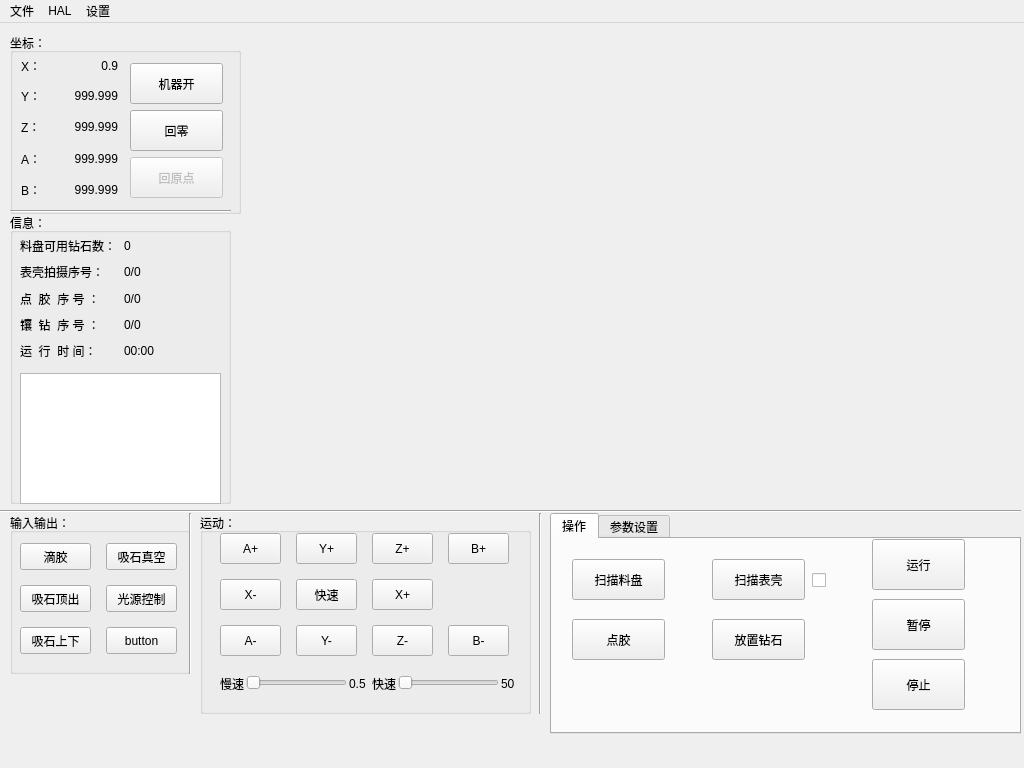
<?xml version="1.0" encoding="UTF-8"?>
<ui version="4.0">
 <class>WatchDiamondWidget</class>
 <widget class="QMainWindow" name="WatchDiamondWidget">
  <property name="geometry">
   <rect>
    <x>0</x>
    <y>0</y>
    <width>1024</width>
    <height>768</height>
   </rect>
  </property>
  <property name="windowTitle">
   <string>WatchDiamond</string>
  </property>
  <widget class="QWidget" name="centralwidget">
   <widget class="QWidget" name="wg_mark" native="true">
    <property name="geometry">
     <rect>
      <x>240</x>
      <y>0</y>
      <width>770</width>
      <height>475</height>
     </rect>
    </property>
   </widget>
   <widget class="QGroupBox" name="groupBox">
    <property name="geometry">
     <rect>
      <x>10</x>
      <y>10</y>
      <width>231</width>
      <height>181</height>
     </rect>
    </property>
    <property name="title">
     <string>坐标：</string>
    </property>
    <widget class="QWidget" name="gridLayoutWidget">
     <property name="geometry">
      <rect>
       <x>10</x>
       <y>20</y>
       <width>101</width>
       <height>151</height>
      </rect>
     </property>
     <layout class="QGridLayout" name="gridLayout">
      <property name="verticalSpacing">
       <number>3</number>
      </property>
      <item row="0" column="0">
       <widget class="QLabel" name="label">
        <property name="maximumSize">
         <size>
          <width>30</width>
          <height>25</height>
         </size>
        </property>
        <property name="text">
         <string>X：</string>
        </property>
       </widget>
      </item>
      <item row="1" column="0">
       <widget class="QLabel" name="label_2">
        <property name="text">
         <string>Y：</string>
        </property>
       </widget>
      </item>
      <item row="2" column="0">
       <widget class="QLabel" name="label_3">
        <property name="text">
         <string>Z：</string>
        </property>
       </widget>
      </item>
      <item row="3" column="0">
       <widget class="QLabel" name="label_4">
        <property name="text">
         <string>A：</string>
        </property>
       </widget>
      </item>
      <item row="4" column="0">
       <widget class="QLabel" name="label_5">
        <property name="text">
         <string>B：</string>
        </property>
       </widget>
      </item>
      <item row="0" column="1">
       <widget class="QLabel" name="lb_x">
        <property name="maximumSize">
         <size>
          <width>60</width>
          <height>25</height>
         </size>
        </property>
        <property name="text">
         <string>0.9</string>
        </property>
        <property name="alignment">
         <set>Qt::AlignRight|Qt::AlignTrailing|Qt::AlignVCenter</set>
        </property>
       </widget>
      </item>
      <item row="1" column="1">
       <widget class="QLabel" name="lb_y">
        <property name="text">
         <string>999.999</string>
        </property>
        <property name="alignment">
         <set>Qt::AlignRight|Qt::AlignTrailing|Qt::AlignVCenter</set>
        </property>
       </widget>
      </item>
      <item row="2" column="1">
       <widget class="QLabel" name="lb_z">
        <property name="text">
         <string>999.999</string>
        </property>
        <property name="alignment">
         <set>Qt::AlignRight|Qt::AlignTrailing|Qt::AlignVCenter</set>
        </property>
       </widget>
      </item>
      <item row="3" column="1">
       <widget class="QLabel" name="lb_a">
        <property name="text">
         <string>999.999</string>
        </property>
        <property name="alignment">
         <set>Qt::AlignRight|Qt::AlignTrailing|Qt::AlignVCenter</set>
        </property>
       </widget>
      </item>
      <item row="4" column="1">
       <widget class="QLabel" name="lb_b">
        <property name="text">
         <string>999.999</string>
        </property>
        <property name="alignment">
         <set>Qt::AlignRight|Qt::AlignTrailing|Qt::AlignVCenter</set>
        </property>
       </widget>
      </item>
     </layout>
    </widget>
    <widget class="QWidget" name="layoutWidget">
     <property name="geometry">
      <rect>
       <x>120</x>
       <y>30</y>
       <width>95</width>
       <height>137</height>
      </rect>
     </property>
     <layout class="QVBoxLayout" name="verticalLayout">
      <item>
       <widget class="QPushButton" name="bt_machineRun">
        <property name="enabled">
         <bool>true</bool>
        </property>
        <property name="minimumSize">
         <size>
          <width>93</width>
          <height>41</height>
         </size>
        </property>
        <property name="maximumSize">
         <size>
          <width>93</width>
          <height>41</height>
         </size>
        </property>
        <property name="text">
         <string>机器开</string>
        </property>
        <property name="checkable">
         <bool>true</bool>
        </property>
       </widget>
      </item>
      <item>
       <widget class="QPushButton" name="bt_home">
        <property name="minimumSize">
         <size>
          <width>93</width>
          <height>41</height>
         </size>
        </property>
        <property name="maximumSize">
         <size>
          <width>93</width>
          <height>41</height>
         </size>
        </property>
        <property name="text">
         <string>回零</string>
        </property>
       </widget>
      </item>
      <item>
       <widget class="QPushButton" name="bt_zero">
        <property name="enabled">
         <bool>false</bool>
        </property>
        <property name="minimumSize">
         <size>
          <width>93</width>
          <height>41</height>
         </size>
        </property>
        <property name="maximumSize">
         <size>
          <width>93</width>
          <height>41</height>
         </size>
        </property>
        <property name="text">
         <string>回原点</string>
        </property>
       </widget>
      </item>
     </layout>
    </widget>
    <widget class="Line" name="line">
     <property name="geometry">
      <rect>
       <x>-10</x>
       <y>170</y>
       <width>231</width>
       <height>16</height>
      </rect>
     </property>
     <property name="orientation">
      <enum>Qt::Horizontal</enum>
     </property>
    </widget>
   </widget>
   <widget class="QGroupBox" name="groupBox_2">
    <property name="geometry">
     <rect>
      <x>10</x>
      <y>190</y>
      <width>221</width>
      <height>291</height>
     </rect>
    </property>
    <property name="title">
     <string>信息：</string>
    </property>
    <widget class="QWidget" name="gridLayoutWidget_2">
     <property name="geometry">
      <rect>
       <x>10</x>
       <y>20</y>
       <width>201</width>
       <height>131</height>
      </rect>
     </property>
     <layout class="QGridLayout" name="gridLayout_2">
      <property name="verticalSpacing">
       <number>0</number>
      </property>
      <item row="0" column="0">
       <widget class="QLabel" name="label_11">
        <property name="text">
         <string>料盘可用钻石数：</string>
        </property>
       </widget>
      </item>
      <item row="1" column="0">
       <widget class="QLabel" name="label_12">
        <property name="text">
         <string>表壳拍摄序号：</string>
        </property>
       </widget>
      </item>
      <item row="2" column="0">
       <widget class="QLabel" name="label_13">
        <property name="text">
         <string>点  胶  序 号 ：</string>
        </property>
       </widget>
      </item>
      <item row="3" column="0">
       <widget class="QLabel" name="label_14">
        <property name="text">
         <string>镶  钻  序 号 ：</string>
        </property>
       </widget>
      </item>
      <item row="0" column="1">
       <widget class="QLabel" name="lb_diamondNum">
        <property name="text">
         <string>0</string>
        </property>
       </widget>
      </item>
      <item row="1" column="1">
       <widget class="QLabel" name="lb_watchIndex">
        <property name="text">
         <string>0/0</string>
        </property>
       </widget>
      </item>
      <item row="2" column="1">
       <widget class="QLabel" name="lb_glueIndex">
        <property name="text">
         <string>0/0</string>
        </property>
       </widget>
      </item>
      <item row="3" column="1">
       <widget class="QLabel" name="lb_holesIndex">
        <property name="text">
         <string>0/0</string>
        </property>
       </widget>
      </item>
      <item row="4" column="0">
       <widget class="QLabel" name="label_6">
        <property name="text">
         <string>运  行  时 间：</string>
        </property>
       </widget>
      </item>
      <item row="4" column="1">
       <widget class="QLabel" name="lb_runTime">
        <property name="text">
         <string>00:00</string>
        </property>
       </widget>
      </item>
     </layout>
    </widget>
    <widget class="QTextEdit" name="te_sysMessage">
     <property name="geometry">
      <rect>
       <x>10</x>
       <y>160</y>
       <width>201</width>
       <height>131</height>
      </rect>
     </property>
    </widget>
   </widget>
   <widget class="QGroupBox" name="groupBox_3">
    <property name="geometry">
     <rect>
      <x>10</x>
      <y>490</y>
      <width>181</width>
      <height>161</height>
     </rect>
    </property>
    <property name="title">
     <string>输入输出：</string>
    </property>
    <widget class="Line" name="line_3">
     <property name="geometry">
      <rect>
       <x>170</x>
       <y>0</y>
       <width>20</width>
       <height>251</height>
      </rect>
     </property>
     <property name="orientation">
      <enum>Qt::Vertical</enum>
     </property>
    </widget>
    <widget class="QWidget" name="layoutWidget">
     <property name="geometry">
      <rect>
       <x>10</x>
       <y>30</y>
       <width>159</width>
       <height>113</height>
      </rect>
     </property>
     <layout class="QGridLayout" name="gridLayout_4">
      <property name="spacing">
       <number>15</number>
      </property>
      <item row="0" column="0">
       <widget class="QPushButton" name="tb_1">
        <property name="maximumSize">
         <size>
          <width>71</width>
          <height>27</height>
         </size>
        </property>
        <property name="text">
         <string>滴胶</string>
        </property>
        <property name="checkable">
         <bool>true</bool>
        </property>
       </widget>
      </item>
      <item row="0" column="1">
       <widget class="QPushButton" name="tb_2">
        <property name="maximumSize">
         <size>
          <width>71</width>
          <height>27</height>
         </size>
        </property>
        <property name="text">
         <string>吸石真空</string>
        </property>
        <property name="checkable">
         <bool>true</bool>
        </property>
       </widget>
      </item>
      <item row="1" column="0">
       <widget class="QPushButton" name="tb_3">
        <property name="maximumSize">
         <size>
          <width>71</width>
          <height>27</height>
         </size>
        </property>
        <property name="text">
         <string>吸石顶出</string>
        </property>
        <property name="checkable">
         <bool>true</bool>
        </property>
       </widget>
      </item>
      <item row="1" column="1">
       <widget class="QPushButton" name="tb_4">
        <property name="maximumSize">
         <size>
          <width>71</width>
          <height>27</height>
         </size>
        </property>
        <property name="text">
         <string>光源控制</string>
        </property>
        <property name="checkable">
         <bool>true</bool>
        </property>
       </widget>
      </item>
      <item row="2" column="0">
       <widget class="QPushButton" name="tb_5">
        <property name="maximumSize">
         <size>
          <width>71</width>
          <height>27</height>
         </size>
        </property>
        <property name="text">
         <string>吸石上下</string>
        </property>
        <property name="checkable">
         <bool>true</bool>
        </property>
       </widget>
      </item>
      <item row="2" column="1">
       <widget class="QPushButton" name="tb_6">
        <property name="maximumSize">
         <size>
          <width>71</width>
          <height>27</height>
         </size>
        </property>
        <property name="text">
         <string>button</string>
        </property>
        <property name="checkable">
         <bool>true</bool>
        </property>
       </widget>
      </item>
     </layout>
    </widget>
   </widget>
   <widget class="Line" name="line_2">
    <property name="geometry">
     <rect>
      <x>0</x>
      <y>480</y>
      <width>1021</width>
      <height>16</height>
     </rect>
    </property>
    <property name="orientation">
     <enum>Qt::Horizontal</enum>
    </property>
   </widget>
   <widget class="QGroupBox" name="groupBox_4">
    <property name="geometry">
     <rect>
      <x>200</x>
      <y>490</y>
      <width>331</width>
      <height>201</height>
     </rect>
    </property>
    <property name="title">
     <string>运动：</string>
    </property>
    <widget class="QWidget" name="layoutWidget">
     <property name="geometry">
      <rect>
       <x>20</x>
       <y>20</y>
       <width>291</width>
       <height>125</height>
      </rect>
     </property>
     <layout class="QGridLayout" name="gridLayout_5">
      <property name="spacing">
       <number>15</number>
      </property>
      <item row="0" column="0">
       <widget class="QPushButton" name="bt_aPlus">
        <property name="minimumSize">
         <size>
          <width>61</width>
          <height>31</height>
         </size>
        </property>
        <property name="maximumSize">
         <size>
          <width>61</width>
          <height>31</height>
         </size>
        </property>
        <property name="text">
         <string>A+</string>
        </property>
       </widget>
      </item>
      <item row="0" column="1">
       <widget class="QPushButton" name="bt_yPlus">
        <property name="minimumSize">
         <size>
          <width>61</width>
          <height>31</height>
         </size>
        </property>
        <property name="maximumSize">
         <size>
          <width>61</width>
          <height>31</height>
         </size>
        </property>
        <property name="text">
         <string>Y+</string>
        </property>
       </widget>
      </item>
      <item row="0" column="2">
       <widget class="QPushButton" name="bt_zPlus">
        <property name="minimumSize">
         <size>
          <width>61</width>
          <height>31</height>
         </size>
        </property>
        <property name="maximumSize">
         <size>
          <width>61</width>
          <height>31</height>
         </size>
        </property>
        <property name="text">
         <string>Z+</string>
        </property>
       </widget>
      </item>
      <item row="0" column="3">
       <widget class="QPushButton" name="bt_bPlus">
        <property name="minimumSize">
         <size>
          <width>61</width>
          <height>31</height>
         </size>
        </property>
        <property name="maximumSize">
         <size>
          <width>61</width>
          <height>31</height>
         </size>
        </property>
        <property name="text">
         <string>B+</string>
        </property>
       </widget>
      </item>
      <item row="1" column="0">
       <widget class="QPushButton" name="bt_xReduce">
        <property name="minimumSize">
         <size>
          <width>61</width>
          <height>31</height>
         </size>
        </property>
        <property name="maximumSize">
         <size>
          <width>61</width>
          <height>31</height>
         </size>
        </property>
        <property name="text">
         <string>X-</string>
        </property>
       </widget>
      </item>
      <item row="1" column="1">
       <widget class="QPushButton" name="bt_changeVelocity">
        <property name="minimumSize">
         <size>
          <width>61</width>
          <height>31</height>
         </size>
        </property>
        <property name="maximumSize">
         <size>
          <width>61</width>
          <height>31</height>
         </size>
        </property>
        <property name="text">
         <string>快速</string>
        </property>
        <property name="checkable">
         <bool>true</bool>
        </property>
       </widget>
      </item>
      <item row="1" column="2">
       <widget class="QPushButton" name="bt_xPlus">
        <property name="minimumSize">
         <size>
          <width>61</width>
          <height>31</height>
         </size>
        </property>
        <property name="maximumSize">
         <size>
          <width>61</width>
          <height>31</height>
         </size>
        </property>
        <property name="text">
         <string>X+</string>
        </property>
       </widget>
      </item>
      <item row="2" column="0">
       <widget class="QPushButton" name="bt_aReduce">
        <property name="minimumSize">
         <size>
          <width>61</width>
          <height>31</height>
         </size>
        </property>
        <property name="maximumSize">
         <size>
          <width>61</width>
          <height>31</height>
         </size>
        </property>
        <property name="text">
         <string>A-</string>
        </property>
       </widget>
      </item>
      <item row="2" column="1">
       <widget class="QPushButton" name="bt_yReduce">
        <property name="minimumSize">
         <size>
          <width>61</width>
          <height>31</height>
         </size>
        </property>
        <property name="maximumSize">
         <size>
          <width>61</width>
          <height>31</height>
         </size>
        </property>
        <property name="text">
         <string>Y-</string>
        </property>
       </widget>
      </item>
      <item row="2" column="2">
       <widget class="QPushButton" name="bt_zReduce">
        <property name="minimumSize">
         <size>
          <width>61</width>
          <height>31</height>
         </size>
        </property>
        <property name="maximumSize">
         <size>
          <width>61</width>
          <height>31</height>
         </size>
        </property>
        <property name="text">
         <string>Z-</string>
        </property>
       </widget>
      </item>
      <item row="2" column="3">
       <widget class="QPushButton" name="bt_bReduce">
        <property name="minimumSize">
         <size>
          <width>61</width>
          <height>31</height>
         </size>
        </property>
        <property name="maximumSize">
         <size>
          <width>61</width>
          <height>31</height>
         </size>
        </property>
        <property name="text">
         <string>B-</string>
        </property>
       </widget>
      </item>
     </layout>
    </widget>
    <widget class="QWidget" name="layoutWidget">
     <property name="geometry">
      <rect>
       <x>20</x>
       <y>160</y>
       <width>306</width>
       <height>21</height>
      </rect>
     </property>
     <layout class="QHBoxLayout" name="horizontalLayout">
      <property name="spacing">
       <number>2</number>
      </property>
      <item>
       <widget class="QLabel" name="label_19">
        <property name="text">
         <string>慢速</string>
        </property>
       </widget>
      </item>
      <item>
       <widget class="QSlider" name="hs_slowVel">
        <property name="minimumSize">
         <size>
          <width>81</width>
          <height>16</height>
         </size>
        </property>
        <property name="minimum">
         <number>5</number>
        </property>
        <property name="maximum">
         <number>50</number>
        </property>
        <property name="orientation">
         <enum>Qt::Horizontal</enum>
        </property>
       </widget>
      </item>
      <item>
       <widget class="QLabel" name="lb_slowVel">
        <property name="minimumSize">
         <size>
          <width>21</width>
          <height>19</height>
         </size>
        </property>
        <property name="text">
         <string>0.5</string>
        </property>
       </widget>
      </item>
      <item>
       <widget class="QLabel" name="label_20">
        <property name="text">
         <string>快速</string>
        </property>
       </widget>
      </item>
      <item>
       <widget class="QSlider" name="hs_fastVel">
        <property name="minimumSize">
         <size>
          <width>81</width>
          <height>16</height>
         </size>
        </property>
        <property name="minimum">
         <number>50</number>
        </property>
        <property name="maximum">
         <number>150</number>
        </property>
        <property name="orientation">
         <enum>Qt::Horizontal</enum>
        </property>
       </widget>
      </item>
      <item>
       <widget class="QLabel" name="lb_faseVel">
        <property name="minimumSize">
         <size>
          <width>25</width>
          <height>19</height>
         </size>
        </property>
        <property name="text">
         <string>50</string>
        </property>
       </widget>
      </item>
     </layout>
    </widget>
   </widget>
   <widget class="Line" name="line_4">
    <property name="geometry">
     <rect>
      <x>530</x>
      <y>490</y>
      <width>20</width>
      <height>201</height>
     </rect>
    </property>
    <property name="orientation">
     <enum>Qt::Vertical</enum>
    </property>
   </widget>
   <widget class="QTabWidget" name="tabWidget">
    <property name="geometry">
     <rect>
      <x>550</x>
      <y>490</y>
      <width>471</width>
      <height>221</height>
     </rect>
    </property>
    <property name="currentIndex">
     <number>0</number>
    </property>
    <widget class="QWidget" name="tab">
     <attribute name="title">
      <string>操作</string>
     </attribute>
     <widget class="QPushButton" name="bt_scanDiamond">
      <property name="geometry">
       <rect>
        <x>20</x>
        <y>20</y>
        <width>93</width>
        <height>41</height>
       </rect>
      </property>
      <property name="text">
       <string>扫描料盘</string>
      </property>
     </widget>
     <widget class="QPushButton" name="bt_setGlue">
      <property name="geometry">
       <rect>
        <x>20</x>
        <y>80</y>
        <width>93</width>
        <height>41</height>
       </rect>
      </property>
      <property name="text">
       <string>点胶</string>
      </property>
      <property name="checkable">
       <bool>true</bool>
      </property>
     </widget>
     <widget class="QPushButton" name="bt_scanWatch">
      <property name="geometry">
       <rect>
        <x>160</x>
        <y>20</y>
        <width>93</width>
        <height>41</height>
       </rect>
      </property>
      <property name="text">
       <string>扫描表壳</string>
      </property>
      <property name="checkable">
       <bool>true</bool>
      </property>
     </widget>
     <widget class="QPushButton" name="bt_setDiamond">
      <property name="geometry">
       <rect>
        <x>160</x>
        <y>80</y>
        <width>93</width>
        <height>41</height>
       </rect>
      </property>
      <property name="text">
       <string>放置钻石</string>
      </property>
      <property name="checkable">
       <bool>true</bool>
      </property>
     </widget>
     <widget class="QCheckBox" name="cb_scanWatch">
      <property name="geometry">
       <rect>
        <x>260</x>
        <y>30</y>
        <width>31</width>
        <height>22</height>
       </rect>
      </property>
      <property name="text">
       <string/>
      </property>
     </widget>
     <widget class="QPushButton" name="bt_autoRun">
      <property name="geometry">
       <rect>
        <x>320</x>
        <y>0</y>
        <width>93</width>
        <height>51</height>
       </rect>
      </property>
      <property name="text">
       <string>运行</string>
      </property>
      <property name="checkable">
       <bool>true</bool>
      </property>
     </widget>
     <widget class="QPushButton" name="bt_pause">
      <property name="geometry">
       <rect>
        <x>320</x>
        <y>60</y>
        <width>93</width>
        <height>51</height>
       </rect>
      </property>
      <property name="text">
       <string>暂停</string>
      </property>
      <property name="checkable">
       <bool>true</bool>
      </property>
     </widget>
     <widget class="QPushButton" name="bt_stop">
      <property name="geometry">
       <rect>
        <x>320</x>
        <y>120</y>
        <width>93</width>
        <height>51</height>
       </rect>
      </property>
      <property name="text">
       <string>停止</string>
      </property>
     </widget>
    </widget>
    <widget class="QWidget" name="tab_2">
     <attribute name="title">
      <string>参数设置</string>
     </attribute>
     <widget class="QGroupBox" name="groupBox_5">
      <property name="geometry">
       <rect>
        <x>10</x>
        <y>0</y>
        <width>151</width>
        <height>171</height>
       </rect>
      </property>
      <property name="title">
       <string>高度</string>
      </property>
      <widget class="QWidget" name="layoutWidget">
       <property name="geometry">
        <rect>
         <x>0</x>
         <y>30</y>
         <width>147</width>
         <height>105</height>
        </rect>
       </property>
       <layout class="QGridLayout" name="gridLayout_3">
        <property name="horizontalSpacing">
         <number>3</number>
        </property>
        <property name="verticalSpacing">
         <number>11</number>
        </property>
        <item row="0" column="0">
         <widget class="QPushButton" name="bt_getDiamondZ">
          <property name="maximumSize">
           <size>
            <width>71</width>
            <height>27</height>
           </size>
          </property>
          <property name="text">
           <string>取钻高度</string>
          </property>
         </widget>
        </item>
        <item row="0" column="1">
         <widget class="QDoubleSpinBox" name="sp_getDiamondZ">
          <property name="maximumSize">
           <size>
            <width>66</width>
            <height>27</height>
           </size>
          </property>
          <property name="alignment">
           <set>Qt::AlignRight|Qt::AlignTrailing|Qt::AlignVCenter</set>
          </property>
          <property name="minimum">
           <double>-1000.000000000000000</double>
          </property>
          <property name="maximum">
           <double>1000.000000000000000</double>
          </property>
          <property name="singleStep">
           <double>0.010000000000000</double>
          </property>
          <property name="value">
           <double>-99.989999999999995</double>
          </property>
         </widget>
        </item>
        <item row="1" column="0">
         <widget class="QPushButton" name="bt_setGlueZ">
          <property name="maximumSize">
           <size>
            <width>71</width>
            <height>27</height>
           </size>
          </property>
          <property name="text">
           <string>滴胶高度</string>
          </property>
         </widget>
        </item>
        <item row="1" column="1">
         <widget class="QDoubleSpinBox" name="sp_setGlueZ">
          <property name="maximumSize">
           <size>
            <width>66</width>
            <height>27</height>
           </size>
          </property>
          <property name="layoutDirection">
           <enum>Qt::LeftToRight</enum>
          </property>
          <property name="alignment">
           <set>Qt::AlignRight|Qt::AlignTrailing|Qt::AlignVCenter</set>
          </property>
          <property name="minimum">
           <double>-1000.000000000000000</double>
          </property>
          <property name="maximum">
           <double>1000.000000000000000</double>
          </property>
          <property name="singleStep">
           <double>0.010000000000000</double>
          </property>
         </widget>
        </item>
        <item row="2" column="0">
         <widget class="QPushButton" name="bt_setDiamondZ">
          <property name="maximumSize">
           <size>
            <width>71</width>
            <height>27</height>
           </size>
          </property>
          <property name="text">
           <string>镶钻高度</string>
          </property>
         </widget>
        </item>
        <item row="2" column="1">
         <widget class="QDoubleSpinBox" name="sp_setDiamondZ">
          <property name="maximumSize">
           <size>
            <width>66</width>
            <height>27</height>
           </size>
          </property>
          <property name="alignment">
           <set>Qt::AlignRight|Qt::AlignTrailing|Qt::AlignVCenter</set>
          </property>
          <property name="minimum">
           <double>-1000.000000000000000</double>
          </property>
          <property name="maximum">
           <double>1000.000000000000000</double>
          </property>
          <property name="singleStep">
           <double>0.010000000000000</double>
          </property>
         </widget>
        </item>
       </layout>
      </widget>
     </widget>
     <widget class="QGroupBox" name="groupBox_6">
      <property name="geometry">
       <rect>
        <x>180</x>
        <y>0</y>
        <width>161</width>
        <height>181</height>
       </rect>
      </property>
      <property name="maximumSize">
       <size>
        <width>161</width>
        <height>181</height>
       </size>
      </property>
      <property name="title">
       <string>时间</string>
      </property>
      <widget class="QWidget" name="layoutWidget">
       <property name="geometry">
        <rect>
         <x>0</x>
         <y>30</y>
         <width>151</width>
         <height>128</height>
        </rect>
       </property>
       <layout class="QGridLayout" name="gridLayout_6">
        <property name="horizontalSpacing">
         <number>3</number>
        </property>
        <item row="0" column="0">
         <widget class="QLabel" name="label_7">
          <property name="text">
           <string>滴胶时间</string>
          </property>
         </widget>
        </item>
        <item row="0" column="1">
         <widget class="QLineEdit" name="le_glueT">
          <property name="maximumSize">
           <size>
            <width>45</width>
            <height>27</height>
           </size>
          </property>
          <property name="text">
           <string>0.004</string>
          </property>
         </widget>
        </item>
        <item row="0" column="2">
         <widget class="QLabel" name="label_15">
          <property name="text">
           <string>s</string>
          </property>
         </widget>
        </item>
        <item row="1" column="0">
         <widget class="QLabel" name="label_8">
          <property name="text">
           <string>滴胶后时间</string>
          </property>
         </widget>
        </item>
        <item row="1" column="2">
         <widget class="QLabel" name="label_16">
          <property name="text">
           <string>s</string>
          </property>
         </widget>
        </item>
        <item row="2" column="0">
         <widget class="QLabel" name="label_9">
          <property name="text">
           <string>吸钻延时</string>
          </property>
         </widget>
        </item>
        <item row="2" column="1">
         <widget class="QLineEdit" name="le_getDiamondT">
          <property name="maximumSize">
           <size>
            <width>45</width>
            <height>27</height>
           </size>
          </property>
         </widget>
        </item>
        <item row="2" column="2">
         <widget class="QLabel" name="label_17">
          <property name="text">
           <string>s</string>
          </property>
         </widget>
        </item>
        <item row="3" column="0">
         <widget class="QLabel" name="label_10">
          <property name="text">
           <string>释钻延时</string>
          </property>
         </widget>
        </item>
        <item row="3" column="1">
         <widget class="QLineEdit" name="le_setDiamondT">
          <property name="maximumSize">
           <size>
            <width>45</width>
            <height>27</height>
           </size>
          </property>
         </widget>
        </item>
        <item row="3" column="2">
         <widget class="QLabel" name="label_18">
          <property name="text">
           <string>s</string>
          </property>
         </widget>
        </item>
        <item row="1" column="1">
         <widget class="QLineEdit" name="le_afterGlueT">
          <property name="maximumSize">
           <size>
            <width>45</width>
            <height>27</height>
           </size>
          </property>
         </widget>
        </item>
       </layout>
      </widget>
     </widget>
     <widget class="QGroupBox" name="groupBox_7">
      <property name="geometry">
       <rect>
        <x>340</x>
        <y>0</y>
        <width>121</width>
        <height>161</height>
       </rect>
      </property>
      <property name="title">
       <string>偏移微调</string>
      </property>
      <widget class="QWidget" name="layoutWidget">
       <property name="geometry">
        <rect>
         <x>10</x>
         <y>30</y>
         <width>108</width>
         <height>128</height>
        </rect>
       </property>
       <layout class="QGridLayout" name="gridLayout_7">
        <item row="0" column="0">
         <widget class="QLabel" name="label_21">
          <property name="text">
           <string>吸嘴X</string>
          </property>
         </widget>
        </item>
        <item row="0" column="1">
         <widget class="QDoubleSpinBox" name="sp_pickupOffsetX">
          <property name="maximumSize">
           <size>
            <width>64</width>
            <height>16777215</height>
           </size>
          </property>
          <property name="minimum">
           <double>-99.989999999999995</double>
          </property>
          <property name="singleStep">
           <double>0.010000000000000</double>
          </property>
          <property name="value">
           <double>-0.050000000000000</double>
          </property>
         </widget>
        </item>
        <item row="1" column="0">
         <widget class="QLabel" name="label_22">
          <property name="text">
           <string>吸嘴Y</string>
          </property>
         </widget>
        </item>
        <item row="1" column="1">
         <widget class="QDoubleSpinBox" name="sp_pickupOffsetY">
          <property name="maximumSize">
           <size>
            <width>64</width>
            <height>16777215</height>
           </size>
          </property>
          <property name="minimum">
           <double>-99.989999999999995</double>
          </property>
          <property name="singleStep">
           <double>0.010000000000000</double>
          </property>
         </widget>
        </item>
        <item row="2" column="0">
         <widget class="QLabel" name="label_23">
          <property name="text">
           <string>胶嘴X</string>
          </property>
         </widget>
        </item>
        <item row="2" column="1">
         <widget class="QDoubleSpinBox" name="sp_glueOffsetX">
          <property name="maximumSize">
           <size>
            <width>64</width>
            <height>16777215</height>
           </size>
          </property>
          <property name="minimum">
           <double>-99.989999999999995</double>
          </property>
          <property name="singleStep">
           <double>0.010000000000000</double>
          </property>
         </widget>
        </item>
        <item row="3" column="0">
         <widget class="QLabel" name="label_24">
          <property name="text">
           <string>胶嘴Y</string>
          </property>
         </widget>
        </item>
        <item row="3" column="1">
         <widget class="QDoubleSpinBox" name="sp_glueOffsetY">
          <property name="maximumSize">
           <size>
            <width>64</width>
            <height>16777215</height>
           </size>
          </property>
          <property name="minimum">
           <double>-99.989999999999995</double>
          </property>
          <property name="singleStep">
           <double>0.010000000000000</double>
          </property>
         </widget>
        </item>
       </layout>
      </widget>
     </widget>
     <widget class="Line" name="line_6">
      <property name="geometry">
       <rect>
        <x>330</x>
        <y>0</y>
        <width>20</width>
        <height>191</height>
       </rect>
      </property>
      <property name="orientation">
       <enum>Qt::Vertical</enum>
      </property>
     </widget>
     <widget class="Line" name="line_5">
      <property name="geometry">
       <rect>
        <x>160</x>
        <y>0</y>
        <width>20</width>
        <height>191</height>
       </rect>
      </property>
      <property name="orientation">
       <enum>Qt::Vertical</enum>
      </property>
     </widget>
    </widget>
   </widget>
  </widget>
  <widget class="QMenuBar" name="menubar">
   <property name="geometry">
    <rect>
     <x>0</x>
     <y>0</y>
     <width>1024</width>
     <height>25</height>
    </rect>
   </property>
   <widget class="QMenu" name="menu">
    <property name="title">
     <string>文件</string>
    </property>
    <addaction name="action_open"/>
    <addaction name="action_saveAs"/>
   </widget>
   <widget class="QMenu" name="menuHAL">
    <property name="title">
     <string>HAL</string>
    </property>
    <addaction name="action_halConfig"/>
    <addaction name="action_halMeter"/>
    <addaction name="action_halScope"/>
   </widget>
   <widget class="QMenu" name="menu_2">
    <property name="title">
     <string>设置</string>
    </property>
    <addaction name="action_algorithm"/>
   </widget>
   <addaction name="menu"/>
   <addaction name="menuHAL"/>
   <addaction name="menu_2"/>
  </widget>
  <action name="action_halConfig">
   <property name="text">
    <string>显示HAL配置</string>
   </property>
  </action>
  <action name="action_halMeter">
   <property name="text">
    <string>Hal Meter</string>
   </property>
  </action>
  <action name="action_halScope">
   <property name="text">
    <string>Hal Scope</string>
   </property>
  </action>
  <action name="action_open">
   <property name="text">
    <string>打开存档</string>
   </property>
  </action>
  <action name="action_saveAs">
   <property name="text">
    <string>另存为</string>
   </property>
  </action>
  <action name="action_algorithm">
   <property name="text">
    <string>算法</string>
   </property>
  </action>
 </widget>
 <resources/>
 <connections/>
</ui>
